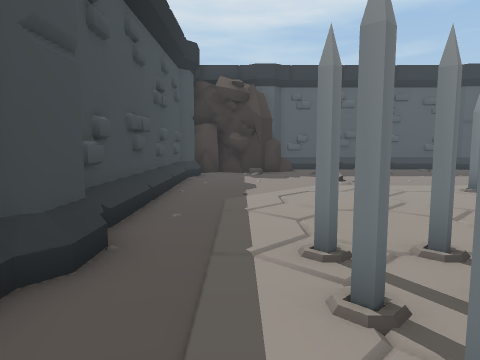
view 1 (above)

17 first-person views from a walk through a scene from a Unity 3-D project. The camera is 1.2 m above the floor, tilts 6° down and sees 70° across. The floor is counted in squares, 1 m on a side. Each view is taken from the middle of a square. On the plan, view 1 faces up. The plan holds only what a view shows up to about 14 squares ahead; the rest is blank. The place goes on beyond the plan. The player character is not drawn. Some animated figures are not drawn.

view 2
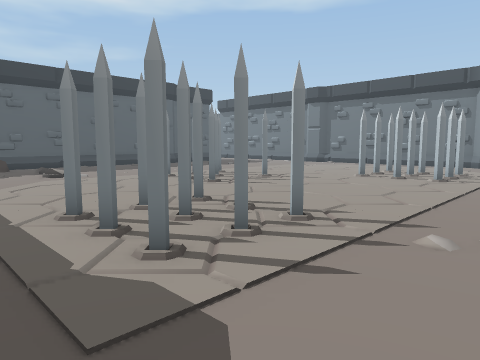

view 3
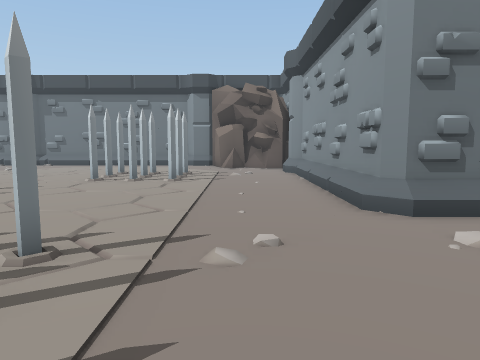

view 4
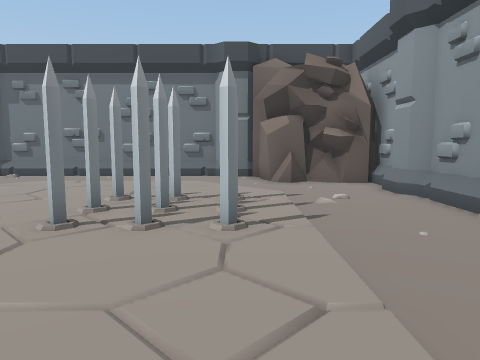

view 5
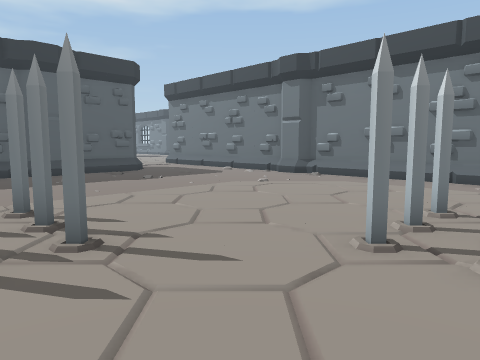

view 6
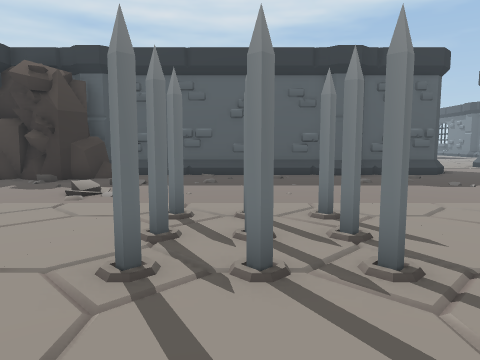

view 7
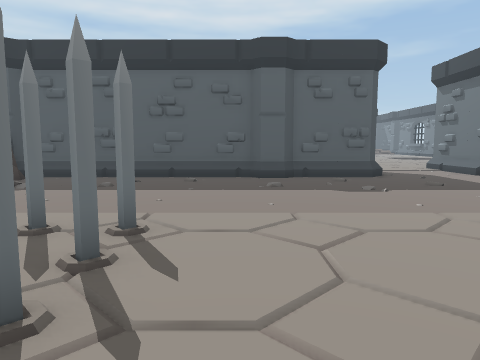

view 8
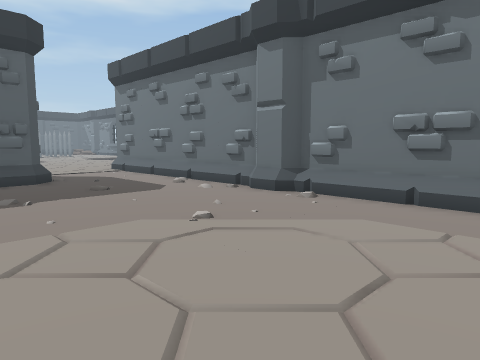

view 9
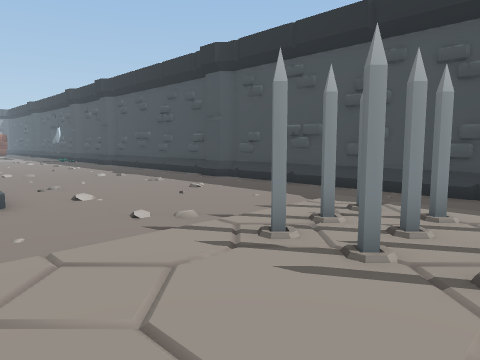

view 10
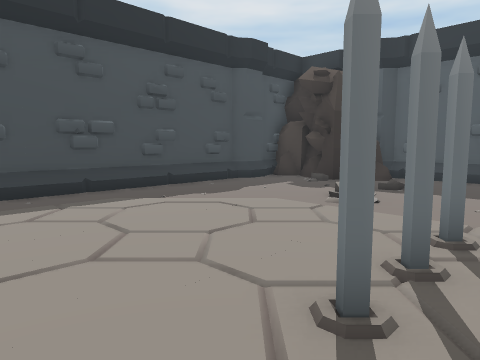

view 11
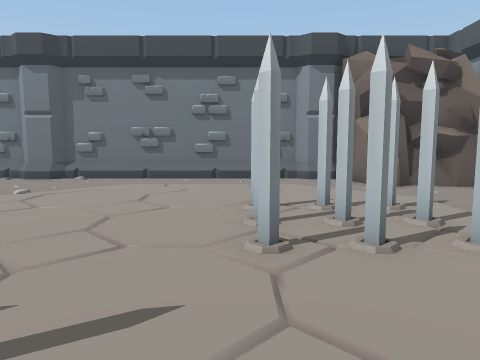

view 12
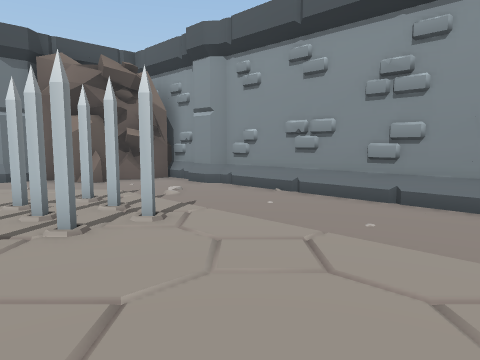

view 13
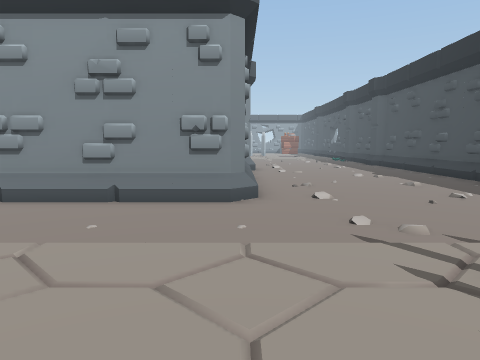

view 14
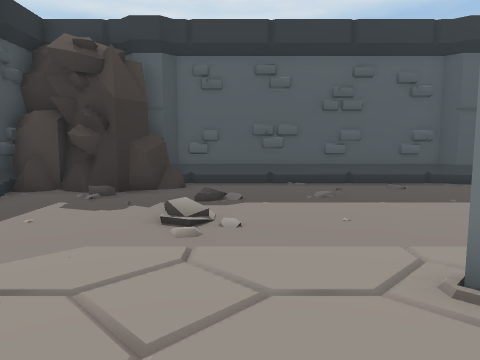

view 15
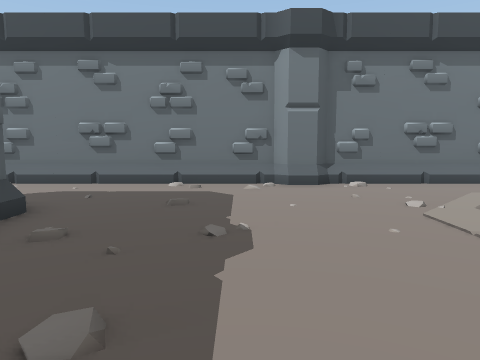

view 16
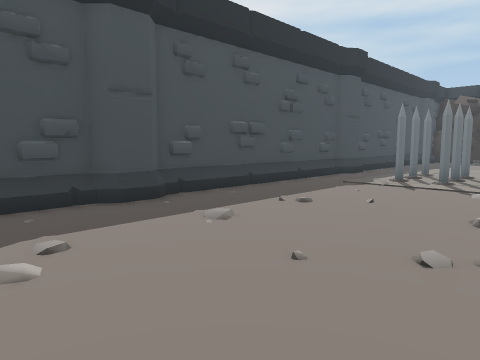

view 17
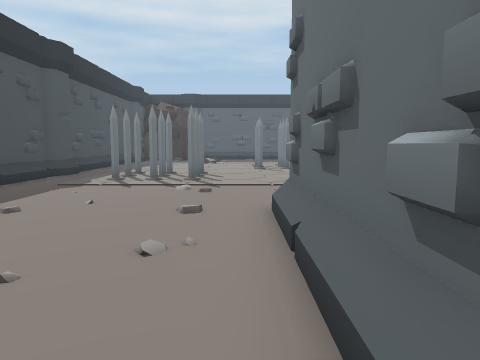

### Floor plan
Key: @ floor where view 1 was taken; # wall or solid block; . floor; / step, stairs or slope; = window, fence, low wall or low ledge; ^ raised ledge; S spikes; O other object.
Columns run from 2 left of view 1 to 20 right of it. Each row starts with its distance up from view 1.
 18                   ....#
 17    ###############....#
 16  ##^^.................#
 15 ####..................#
 14 #.....................#
 13 #.....................#
 12 #..../...............##
 11 #....//..............##
 10 #.....................#
  9 #.......SSS...........#
  8 #.....................#
  7 #.......SSS...........#
  6 #.......SSS...........#
  5 #.....................#
  4 #..SSS.......SSS......#
  3 #.....................#
  2 #..SSS.......SSS......#
  1 #..SSS.......SSS.....##
  0 #.@.................###
 -1 #..................=#
 -2 #..................##
 -3 #......./////////O.##
 -4 #.......############
 -5 #.......#
 -6 #.......#
 -7 #.......#
 -8 #.......#
 -9 #.......#
-10 #.. ....

Where each view was taken, in squares from view 1:
view 1: 0 up, 0 right, facing up
view 2: 2 down, 1 left, facing up-right
view 3: 1 down, 0 right, facing right
view 4: 1 up, 6 right, facing right
view 5: 2 up, 7 right, facing up-right
view 6: 3 up, 7 right, facing up
view 7: 4 up, 10 right, facing up
view 8: 5 up, 12 right, facing up-right
view 9: 4 up, 7 right, facing down-left
view 10: 4 up, 7 right, facing up-left
view 11: 4 up, 7 right, facing right
view 12: 4 up, 6 right, facing down-right
view 13: 4 up, 6 right, facing down
view 14: 6 up, 4 right, facing up
view 15: 13 up, 9 right, facing right
view 16: 10 down, 5 right, facing up-left
view 17: 10 down, 5 right, facing up
